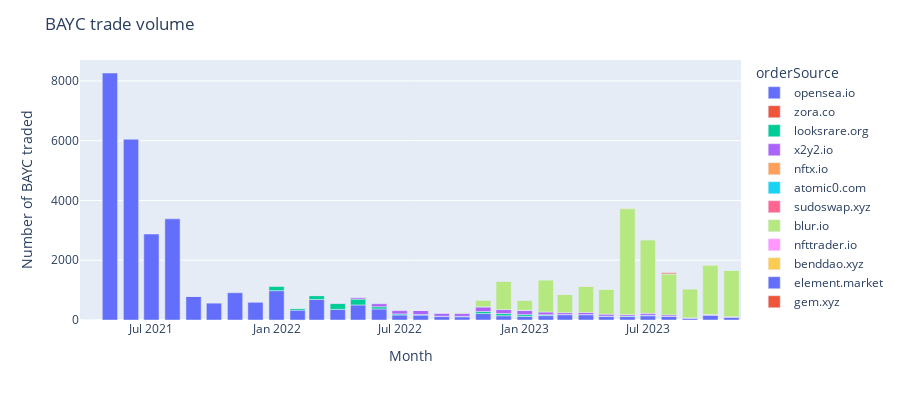

Here is the notebook cell this chart was saved with:
### Code cell
fig = px.bar(hischart, x='month', y='price.amount.usd',
             color='orderSource', height=400)
fig.update_layout(title='BAYC trade volume',
                   xaxis_title='Month',
                   yaxis_title='Number of BAYC traded')
fig.show()

### Figure 1 — Plotly figure (JSON) as saved in the notebook; plotly's stock layout.template omitted (floating-point values rounded to 4 significant figures)
{"data": [{"alignmentgroup": "True", "hovertemplate": "orderSource=opensea.io<br>month=%{x}<br>price.amount.usd=%{y}<extra></extra>", "legendgroup": "opensea.io", "marker": {"color": "#636efa", "pattern": {"shape": ""}}, "name": "opensea.io", "offsetgroup": "opensea.io", "orientation": "v", "showlegend": true, "textposition": "auto", "type": "bar", "x": ["2021-04", "2021-05", "2021-06", "2021-07", "2021-08", "2021-09", "2021-10", "2021-11", "2021-12", "2022-01", "2022-02", "2022-03", "2022-04", "2022-05", "2022-06", "2022-07", "2022-08", "2022-09", "2022-10", "2022-11", "2022-12", "2023-01", "2023-02", "2023-03", "2023-04", "2023-05", "2023-06", "2023-07", "2023-08", "2023-09", "2023-10", "2023-11"], "xaxis": "x", "y": [1, 8264, 6047, 2877, 3385, 787, 563, 912, 592, 982, 330, 685, 354, 503, 370, 169, 164, 115, 108, 215, 142, 119, 147, 178, 178, 115, 115, 143, 117, 53, 152, 88], "yaxis": "y"}, {"alignmentgroup": "True", "hovertemplate": "orderSource=zora.co<br>month=%{x}<br>price.amount.usd=%{y}<extra></extra>", "legendgroup": "zora.co", "marker": {"color": "#EF553B", "pattern": {"shape": ""}}, "name": "zora.co", "offsetgroup": "zora.co", "orientation": "v", "showlegend": true, "textposition": "auto", "type": "bar", "x": ["2021-09"], "xaxis": "x", "y": [1], "yaxis": "y"}, {"alignmentgroup": "True", "hovertemplate": "orderSource=looksrare.org<br>month=%{x}<br>price.amount.usd=%{y}<extra></extra>", "legendgroup": "looksrare.org", "marker": {"color": "#00cc96", "pattern": {"shape": ""}}, "name": "looksrare.org", "offsetgroup": "looksrare.org", "orientation": "v", "showlegend": true, "textposition": "auto", "type": "bar", "x": ["2022-01", "2022-02", "2022-03", "2022-04", "2022-05", "2022-06", "2022-07", "2022-08", "2022-09", "2022-10", "2022-11", "2022-12", "2023-01", "2023-02", "2023-03", "2023-04", "2023-05", "2023-06", "2023-07", "2023-08"], "xaxis": "x", "y": [138, 57, 132, 196, 196, 74, 35, 20, 10, 14, 68, 74, 61, 29, 4, 3, 12, 20, 16, 7], "yaxis": "y"}, {"alignmentgroup": "True", "hovertemplate": "orderSource=x2y2.io<br>month=%{x}<br>price.amount.usd=%{y}<extra></extra>", "legendgroup": "x2y2.io", "marker": {"color": "#ab63fa", "pattern": {"shape": ""}}, "name": "x2y2.io", "offsetgroup": "x2y2.io", "orientation": "v", "showlegend": true, "textposition": "auto", "type": "bar", "x": ["2022-02", "2022-03", "2022-04", "2022-05", "2022-06", "2022-07", "2022-08", "2022-09", "2022-10", "2022-11", "2022-12", "2023-01", "2023-02", "2023-03", "2023-04", "2023-05", "2023-06", "2023-07", "2023-08", "2023-09", "2023-10", "2023-11"], "xaxis": "x", "y": [1, 2, 11, 44, 98, 107, 135, 102, 107, 158, 134, 143, 91, 63, 72, 68, 50, 65, 50, 20, 33, 23], "yaxis": "y"}, {"alignmentgroup": "True", "hovertemplate": "orderSource=nftx.io<br>month=%{x}<br>price.amount.usd=%{y}<extra></extra>", "legendgroup": "nftx.io", "marker": {"color": "#FFA15A", "pattern": {"shape": ""}}, "name": "nftx.io", "offsetgroup": "nftx.io", "orientation": "v", "showlegend": true, "textposition": "auto", "type": "bar", "x": ["2022-03"], "xaxis": "x", "y": [6], "yaxis": "y"}, {"alignmentgroup": "True", "hovertemplate": "orderSource=atomic0.com<br>month=%{x}<br>price.amount.usd=%{y}<extra></extra>", "legendgroup": "atomic0.com", "marker": {"color": "#19d3f3", "pattern": {"shape": ""}}, "name": "atomic0.com", "offsetgroup": "atomic0.com", "orientation": "v", "showlegend": true, "textposition": "auto", "type": "bar", "x": ["2022-08", "2022-09", "2022-11"], "xaxis": "x", "y": [1, 2, 1], "yaxis": "y"}, {"alignmentgroup": "True", "hovertemplate": "orderSource=sudoswap.xyz<br>month=%{x}<br>price.amount.usd=%{y}<extra></extra>", "legendgroup": "sudoswap.xyz", "marker": {"color": "#FF6692", "pattern": {"shape": ""}}, "name": "sudoswap.xyz", "offsetgroup": "sudoswap.xyz", "orientation": "v", "showlegend": true, "textposition": "auto", "type": "bar", "x": ["2022-08", "2022-10", "2023-01", "2023-10", "2023-11"], "xaxis": "x", "y": [1, 1, 2, 1, 1], "yaxis": "y"}, {"alignmentgroup": "True", "hovertemplate": "orderSource=blur.io<br>month=%{x}<br>price.amount.usd=%{y}<extra></extra>", "legendgroup": "blur.io", "marker": {"color": "#B6E880", "pattern": {"shape": ""}}, "name": "blur.io", "offsetgroup": "blur.io", "orientation": "v", "showlegend": true, "textposition": "auto", "type": "bar", "x": ["2022-10", "2022-11", "2022-12", "2023-01", "2023-02", "2023-03", "2023-04", "2023-05", "2023-06", "2023-07", "2023-08", "2023-09", "2023-10", "2023-11"], "xaxis": "x", "y": [20, 212, 946, 341, 1074, 607, 871, 828, 3539, 2459, 1367, 973, 1651, 1549], "yaxis": "y"}, {"alignmentgroup": "True", "hovertemplate": "orderSource=nfttrader.io<br>month=%{x}<br>price.amount.usd=%{y}<extra></extra>", "legendgroup": "nfttrader.io", "marker": {"color": "#FF97FF", "pattern": {"shape": ""}}, "name": "nfttrader.io", "offsetgroup": "nfttrader.io", "orientation": "v", "showlegend": true, "textposition": "auto", "type": "bar", "x": ["2022-12", "2023-01"], "xaxis": "x", "y": [2, 4], "yaxis": "y"}, {"alignmentgroup": "True", "hovertemplate": "orderSource=benddao.xyz<br>month=%{x}<br>price.amount.usd=%{y}<extra></extra>", "legendgroup": "benddao.xyz", "marker": {"color": "#FECB52", "pattern": {"shape": ""}}, "name": "benddao.xyz", "offsetgroup": "benddao.xyz", "orientation": "v", "showlegend": true, "textposition": "auto", "type": "bar", "x": ["2023-01", "2023-02", "2023-03", "2023-04", "2023-05", "2023-06", "2023-07", "2023-08", "2023-09", "2023-10", "2023-11"], "xaxis": "x", "y": [2, 3, 4, 11, 2, 13, 2, 4, 1, 2, 1], "yaxis": "y"}, {"alignmentgroup": "True", "hovertemplate": "orderSource=element.market<br>month=%{x}<br>price.amount.usd=%{y}<extra></extra>", "legendgroup": "element.market", "marker": {"color": "#636efa", "pattern": {"shape": ""}}, "name": "element.market", "offsetgroup": "element.market", "orientation": "v", "showlegend": true, "textposition": "auto", "type": "bar", "x": ["2023-01", "2023-04"], "xaxis": "x", "y": [1, 1], "yaxis": "y"}, {"alignmentgroup": "True", "hovertemplate": "orderSource=gem.xyz<br>month=%{x}<br>price.amount.usd=%{y}<extra></extra>", "legendgroup": "gem.xyz", "marker": {"color": "#EF553B", "pattern": {"shape": ""}}, "name": "gem.xyz", "offsetgroup": "gem.xyz", "orientation": "v", "showlegend": true, "textposition": "auto", "type": "bar", "x": ["2023-04", "2023-08", "2023-09"], "xaxis": "x", "y": [3, 35, 1], "yaxis": "y"}], "layout": {"barmode": "relative", "height": 400, "legend": {"title": {"text": "orderSource"}, "tracegroupgap": 0}, "margin": {"t": 60}, "title": {"text": "BAYC trade volume"}, "xaxis": {"anchor": "y", "domain": [0, 1], "title": {"text": "Month"}}, "yaxis": {"anchor": "x", "domain": [0, 1], "title": {"text": "Number of BAYC traded"}}}}
